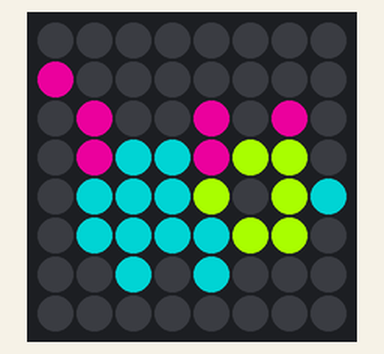
Recording of a program running on a simulated Raspberry Pi (BCM pin numbers) with a Sense HAT. On the bench: the Sense HAT's 8×8 RGB LED matrix. At 0.0 s the program stops and its outputs stay as they are.

Above: at 0.1 s.

The program:

ejercicio_4_b.py
```python
#!/usr/bin/python


from sense_hat import SenseHat

sense = SenseHat()

sense.clear()

v=[199,21,133]
gd=[1,128,128]
g=[173,255,47]
e = [0,0,0]
image = [e,e,e,e,e,e,e,e,
v,e,e,e,e,e,e,e,
e,v,e,e,v,e,v,e,
e,v,gd,gd,v,g,g,e,
e,gd,gd,gd,g,e,g,gd,
e,gd,gd,gd,gd,g,g,e,
e,e,gd,e,gd,e,e,e,
e,e,e,e,e,e,e,e]
sense.set_pixels(image)
```
